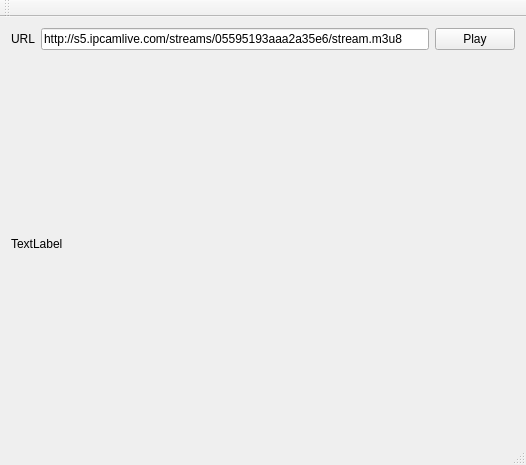
<?xml version="1.0" encoding="UTF-8"?>
<ui version="4.0">
 <class>hlsplay</class>
 <widget class="QMainWindow" name="hlsplay">
  <property name="geometry">
   <rect>
    <x>0</x>
    <y>0</y>
    <width>526</width>
    <height>465</height>
   </rect>
  </property>
  <property name="windowTitle">
   <string>hlsplay</string>
  </property>
  <widget class="QWidget" name="centralWidget">
   <layout class="QVBoxLayout" name="verticalLayout">
    <item>
     <layout class="QHBoxLayout" name="horizontalLayout">
      <item>
       <widget class="QLabel" name="label_2">
        <property name="text">
         <string>URL</string>
        </property>
       </widget>
      </item>
      <item>
       <widget class="QLineEdit" name="url">
        <property name="text">
         <string>http://s5.ipcamlive.com/streams/05595193aaa2a35e6/stream.m3u8</string>
        </property>
       </widget>
      </item>
      <item>
       <widget class="QPushButton" name="play">
        <property name="text">
         <string>Play</string>
        </property>
       </widget>
      </item>
     </layout>
    </item>
    <item>
     <widget class="QLabel" name="video">
      <property name="sizePolicy">
       <sizepolicy hsizetype="Preferred" vsizetype="Expanding">
        <horstretch>0</horstretch>
        <verstretch>0</verstretch>
       </sizepolicy>
      </property>
      <property name="text">
       <string>TextLabel</string>
      </property>
     </widget>
    </item>
   </layout>
  </widget>
  <widget class="QMenuBar" name="menuBar">
   <property name="geometry">
    <rect>
     <x>0</x>
     <y>0</y>
     <width>526</width>
     <height>29</height>
    </rect>
   </property>
  </widget>
  <widget class="QToolBar" name="mainToolBar">
   <attribute name="toolBarArea">
    <enum>TopToolBarArea</enum>
   </attribute>
   <attribute name="toolBarBreak">
    <bool>false</bool>
   </attribute>
  </widget>
  <widget class="QStatusBar" name="statusBar"/>
 </widget>
 <layoutdefault spacing="6" margin="11"/>
 <resources/>
 <connections>
  <connection>
   <sender>play</sender>
   <signal>clicked()</signal>
   <receiver>hlsplay</receiver>
   <slot>playPause()</slot>
   <hints>
    <hint type="sourcelabel">
     <x>476</x>
     <y>66</y>
    </hint>
    <hint type="destinationlabel">
     <x>262</x>
     <y>232</y>
    </hint>
   </hints>
  </connection>
 </connections>
 <slots>
  <slot>playPause()</slot>
 </slots>
</ui>
